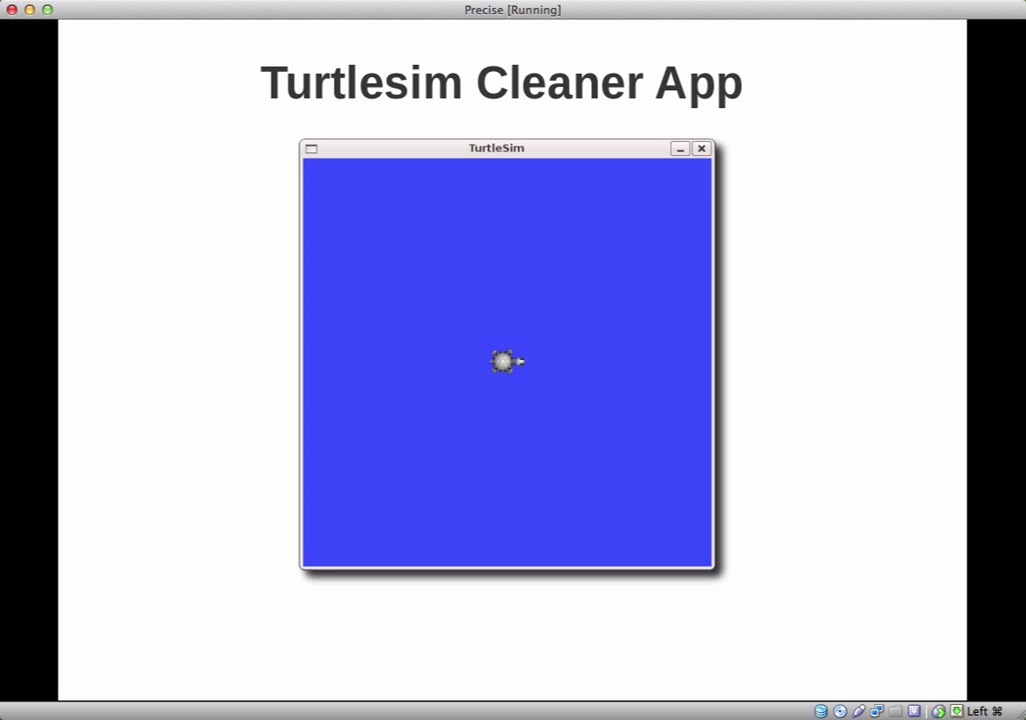
#> input picture frame 607 of ros_essentials/src/topic03_perception/video/ros.mp4, 1026 x 720 px
$ python read_video.py
#> lines starting #> are read from the running program, lines starting #| are printed output that depends on the picture
#!/usr/bin/env python

import cv2
import numpy

# create capture object
# video_capture = cv2.VideoCapture(1)
video_capture = cv2.VideoCapture('video/ros.mp4')

while(True):
	ret, frame = video_capture.read()
#> frame is the input picture: shape (720, 1026, 3); mean B, G, R 216.1, 175.4, 174.7
	#print(ret)

	if ret == False:
		print('ret is False')
		break

	frame = cv2.cvtColor(frame, cv2.COLOR_BGR2GRAY)
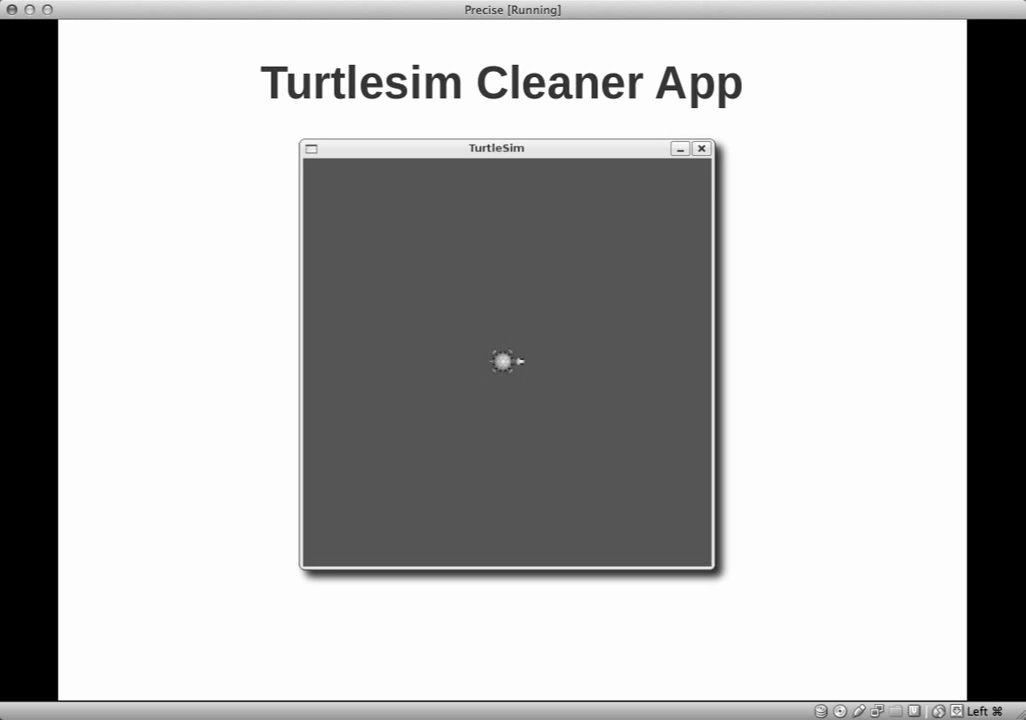
#> frame: shape (720, 1026); min 0, max 255, mean 179.7
	frame = cv2.resize(frame, (0,0), fx=0.5,fy=0.5)
#> frame: shape (360, 513)
	#cv2.line(frame,(0,0),(511,511),(255,0,0),5)
	cv2.imshow("Frame",frame)
	if cv2.waitKey(1) & 0xFF == ord('q'):
#> (key q is pressed here)
		print('Q pressed. Exiting...')
		break

video_capture.release()
cv2.destroyAllWindows()

$ run again, starting later in the video
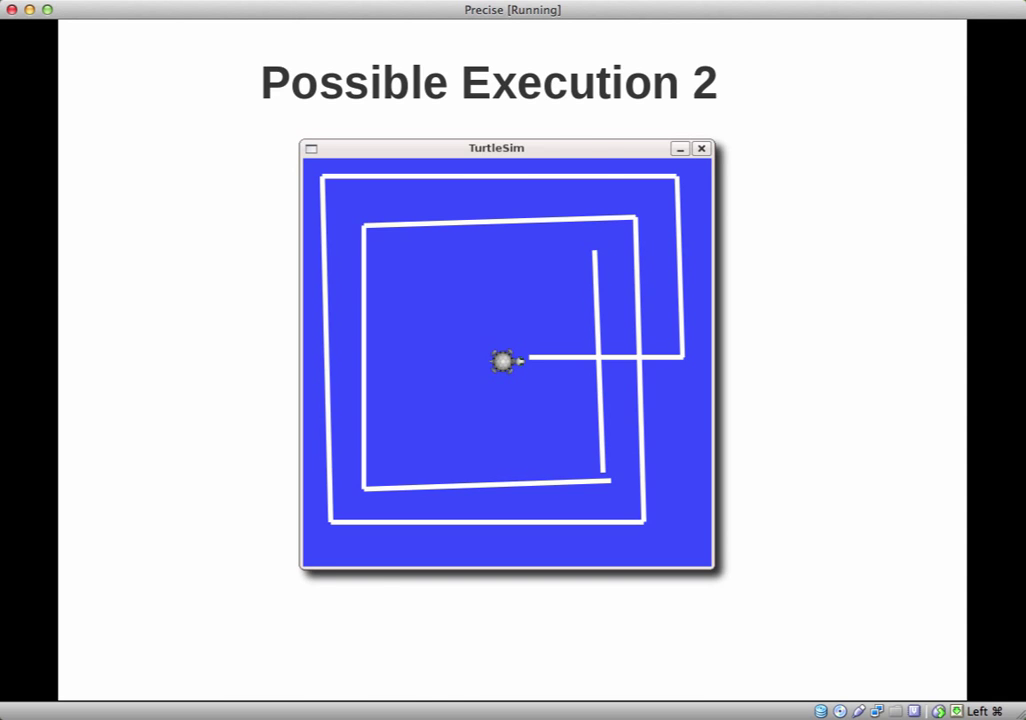
#> input picture frame 2732 of ros_essentials/src/topic03_perception/video/ros.mp4, 1026 x 720 px
#> frame is the input picture: shape (720, 1026, 3); mean B, G, R 216.1, 178.8, 178.1
#> `frame = cv2.cvtColor(frame, cv2.COLOR_BGR2GRAY)`:
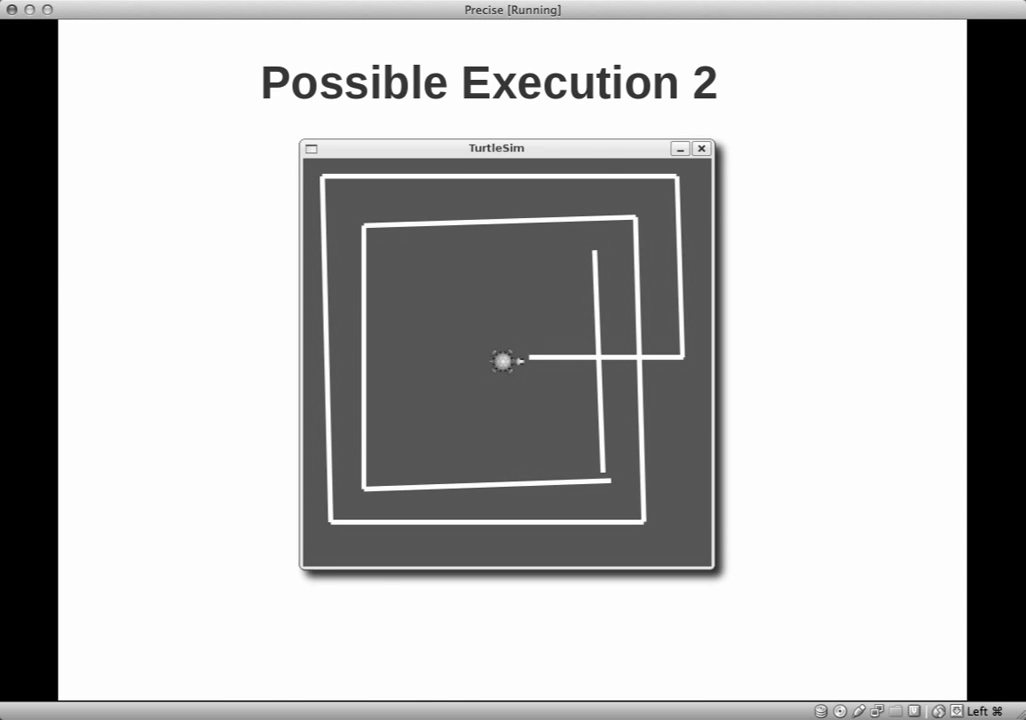
#> frame: shape (720, 1026); min 0, max 255, mean 182.8
#> `frame = cv2.resize(frame, (0,0), fx=0.5,fy=0.5)`:
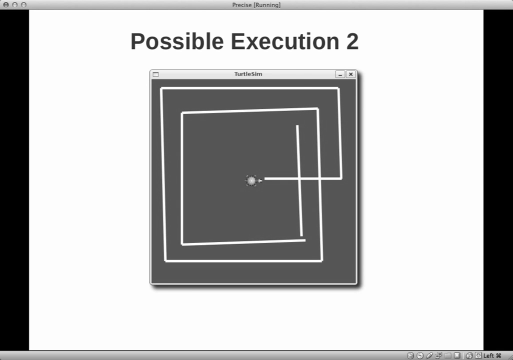
#> frame: shape (360, 513); min 0, max 255, mean 182.8

$ run again, starting later in the video
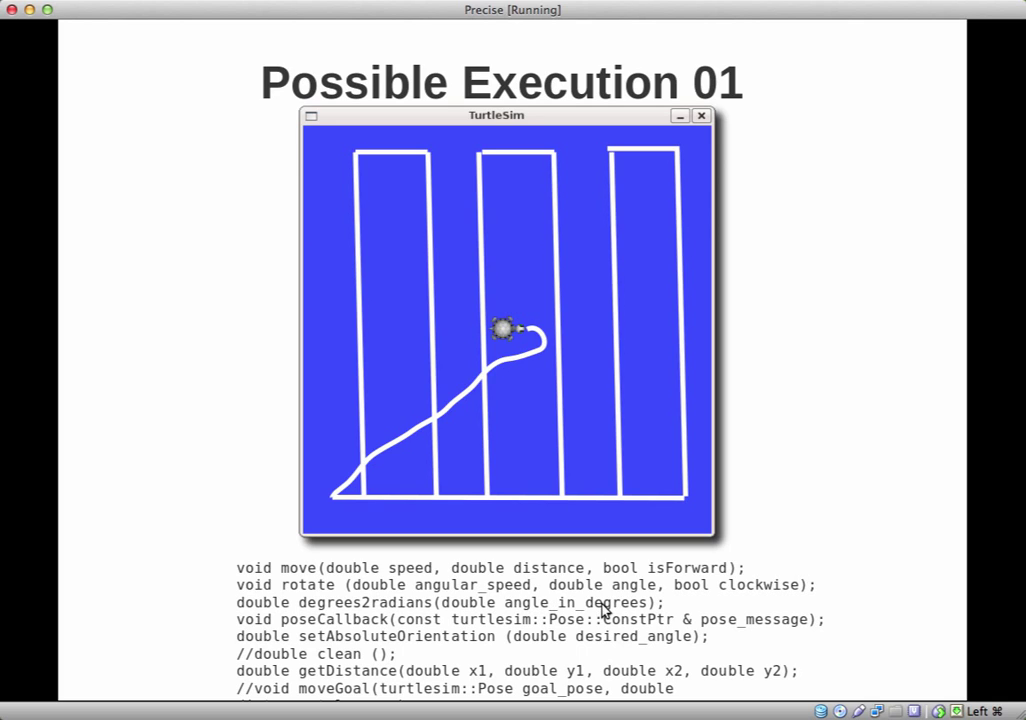
#> input picture frame 4857 of ros_essentials/src/topic03_perception/video/ros.mp4, 1026 x 720 px
#> frame is the input picture: shape (720, 1026, 3); mean B, G, R 213.5, 176.6, 175.9
#> `frame = cv2.cvtColor(frame, cv2.COLOR_BGR2GRAY)`:
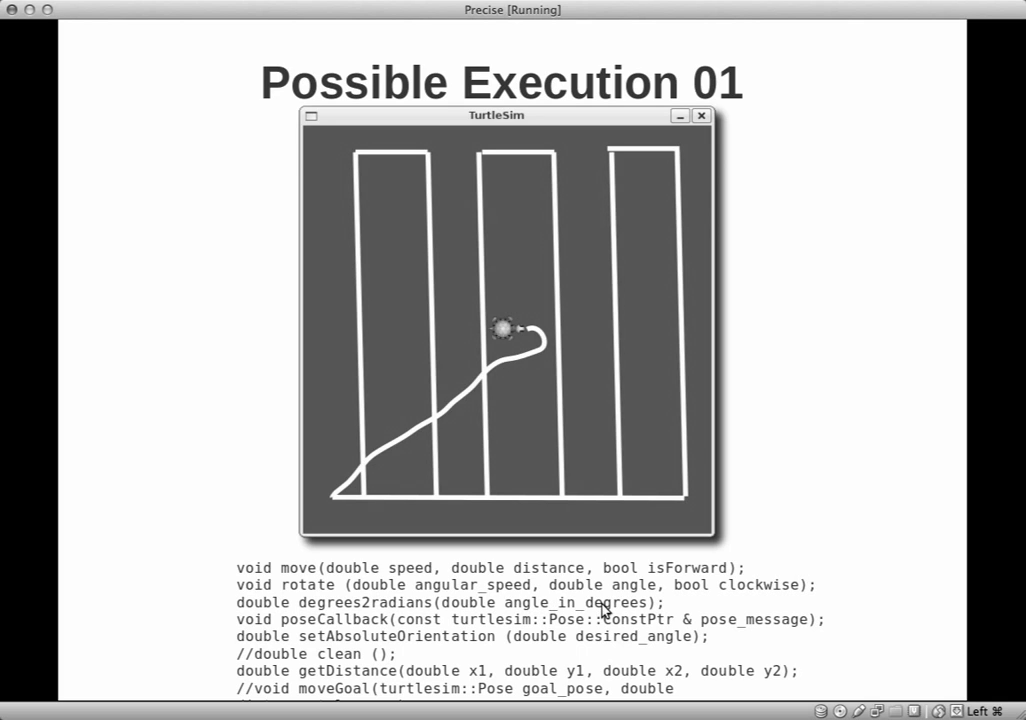
#> frame: shape (720, 1026); min 0, max 255, mean 180.5
#> `frame = cv2.resize(frame, (0,0), fx=0.5,fy=0.5)`:
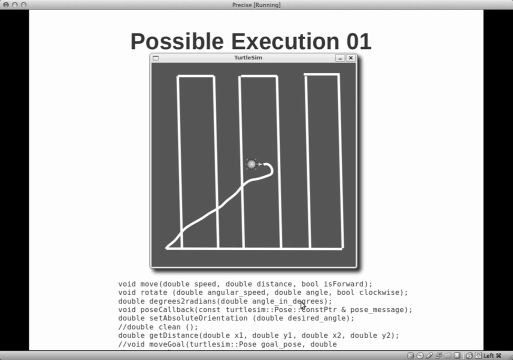
#> frame: shape (360, 513); min 0, max 255, mean 180.6
